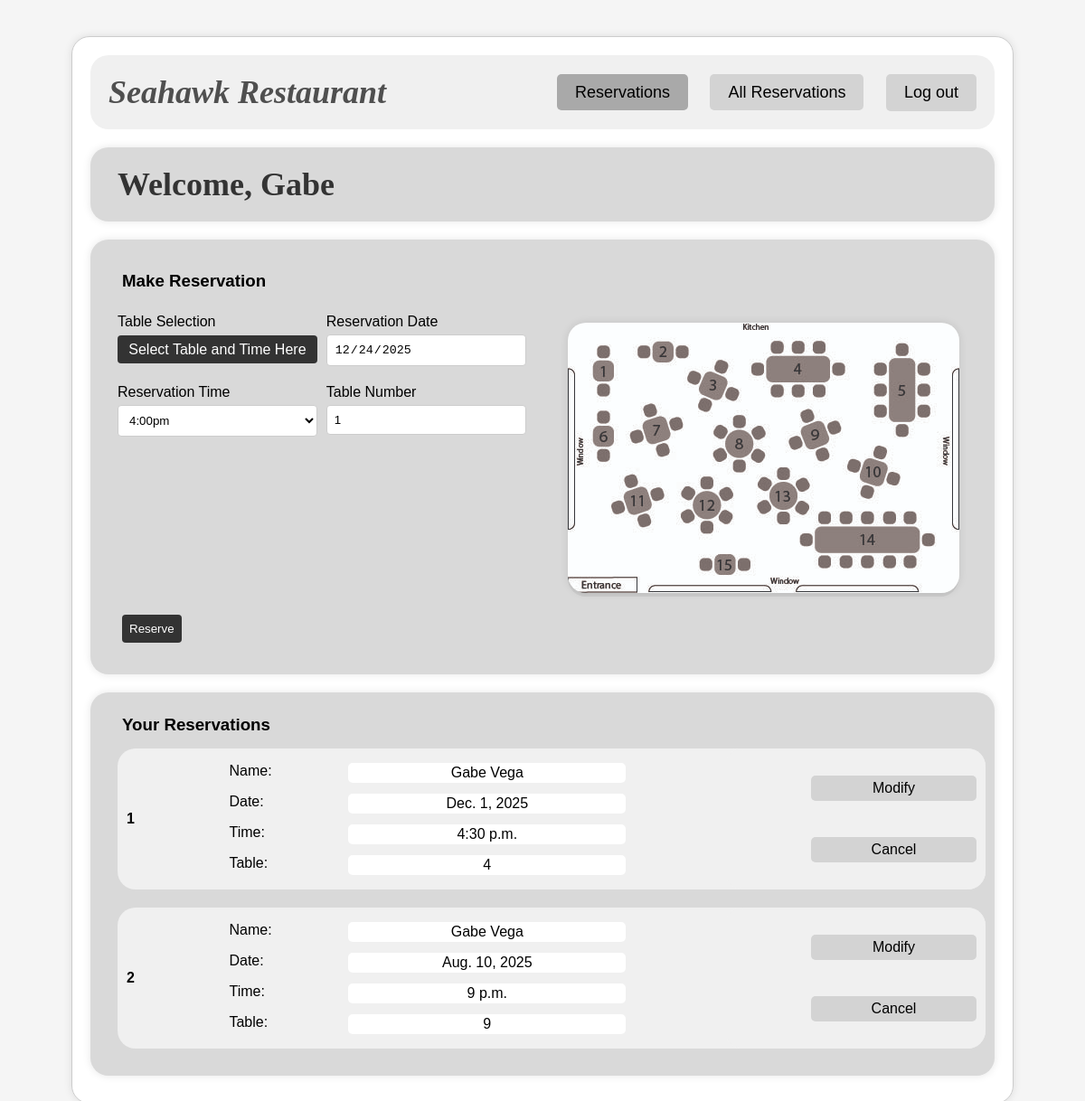
Before: /reservation/?tablenumber=1&restime=16:00:00&resdate=2025-12-24 (signed in) with the older database file.
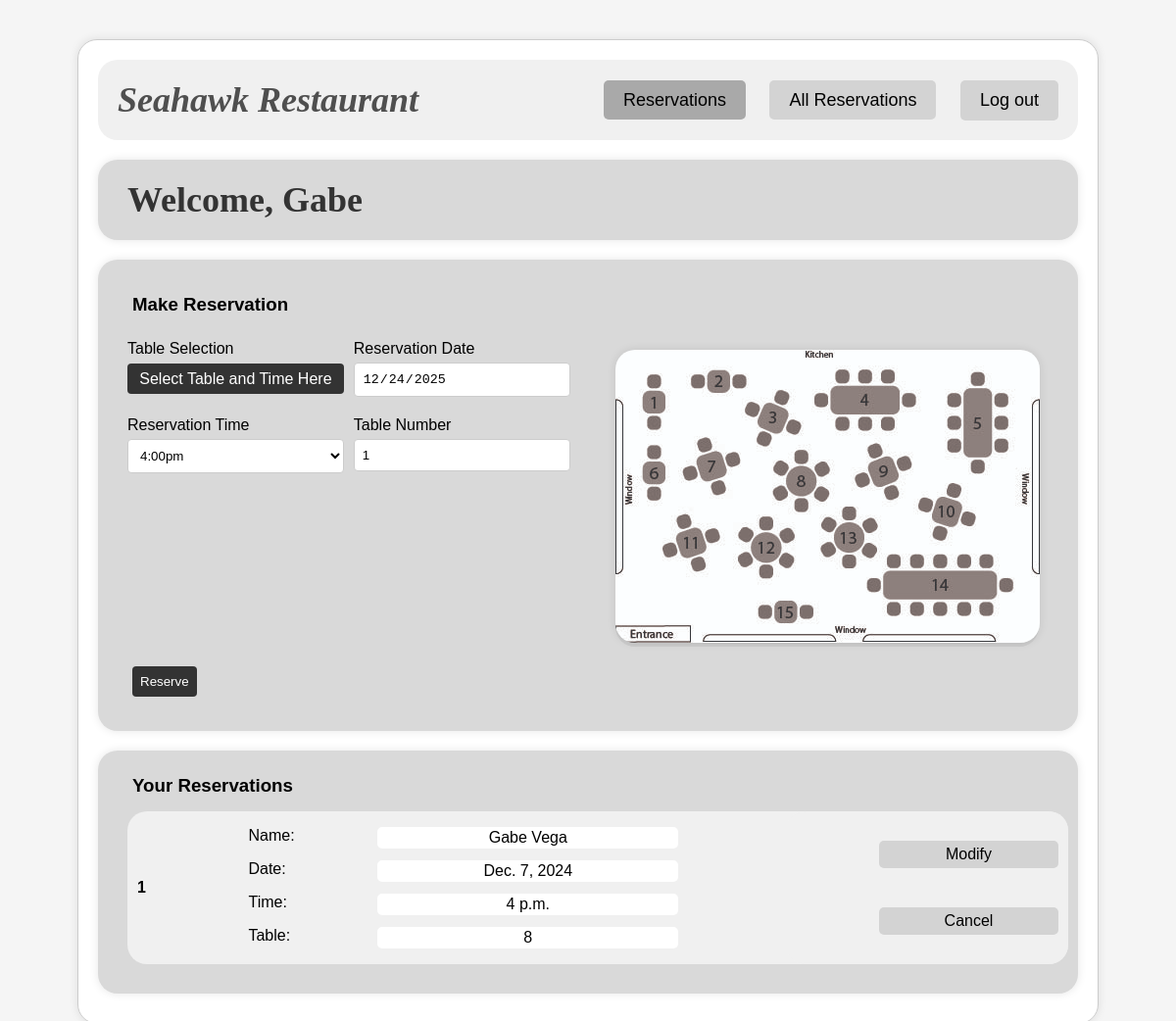
After: the same page with the newer database file.
### pages/models.py (models this page shows, shortened)
class Reservation(models.Model):
    tablenum = models.IntegerField(default=1)
    date = models.DateField(default=datetime.date.today)
    time = models.TimeField(default=datetime.time(19, 0))
    reservedBy = models.ForeignKey(User, null=True, blank=True, on_delete=models.SET_NULL)
    checked_in = models.BooleanField(default=False)  # Check-in feature added
    class Meta:
        unique_together = ('tablenum', 'date', 'time')

### pages/views.py (the view, shortened to what this page needs)
# urls.py: path('reservation/', views.reservation_page, name='reservation_page'),
def reservation_page(request):
    clearmessages(request)                               # Clear any messages
    context = {}
    today, tablenumber, restime, resdate = str(date.today()), request.GET.get('tablenumber'), request.GET.get('restime'), request.GET.get('resdate')
    loggedin, role = 'false', 'user'
    welcomename, firstname, lastname, email, phonenumber, user, reservations = None, None, None, None, None, None, None
    if request.session.has_key('username'): # If user is logged in
        user = User.objects.get(username=request.session.get('username')) # Get the user object from session 'username' field
        firstname, welcomename = user.first_name, user.first_name
        lastname = user.last_name
        email = user.email
        phonenumber = user.resuser.phonenumber
        reservations = Reservation.objects.filter(reservedBy=user)
        loggedin = 'true'
        if user.is_staff:
            role = 'employee'
    else:
        welcomename = "Guest"
    context['welcomename'], context['loggedin'], context['role'], context['reservations'], context['today'], context['tablenumber'], context['restime'], context['resdate'] = welcomename, loggedin, role, reservations, today, tablenumber, restime, resdate
    return render(request, 'pages/ReservationComponent/ReservationPage.html', context)

### pages/views.py (called while the page is built)
def clearmessages(request):
    for message in messages.get_messages(request):
        message.used = True

### pages/templates/pages/ReservationComponent/ReservationPage.html (shortened to what this page needs)
{% load static %}
<!DOCTYPE html>
<html lang="en">
<head>
    <link rel="stylesheet" href="{% static 'css/styles.css'%}">
    <link rel="stylesheet" href="{% static 'css/ReservationPage.css'%}">
</head>
<body>
    <main class="main">
        <div class="container">
            <header>
                <h1><a href="{% url 'home' %}">Seahawk Restaurant</a></h1>
                <nav>
                    <a href="{% url 'reservation_page' %}" id="currentpage">Reservations</a>
                    {% if loggedin == "true" %}
                        {% if role == "employee" %}
                            <a href="{% url 'viewall_reservations' %}">All Reservations</a>
                        {% endif %}
                        <form action="{% url 'logout' %}" method="POST" style="display:inline;">
                            <button type="submit">Log out</button>
                        </form>
                    {% else %}
                        <a href="{% url 'login_page' %}">Login</a>
                    {% endif %}
                </nav>
            </header>
            <section class="welcomeuser">
                <h2>Welcome, {{ welcomename }}</h2>
            </section>
            <section class="reservationform">
                <h3>Make Reservation</h3>
                <div class="form-body">
                    <form action="{% url 'reservation_page' %}" method="POST" id="reservation">
                            <div class="form-group">
                                <label for="table_statuses">Table Selection</label>
                                <a href="{% url 'table_statuses' %}">Select Table and Time Here</a>
                            </div>
                            <div class="form-group">
                                <label for="resdate">Reservation Date</label>
                                <input type="date" id="resdate" name="resdate" {% if resdate %} value="{{ resdate }}" {% endif %} readonly required>
                            </div>
                            <div class="form-group">
                                <label for="restime">Reservation Time</label>
                                <select id="restime" name="restime" required>
                                    <option value="16:00:00" {% if restime == "16:00:00" %} selected {% else %} disabled {% endif %}>4:00pm</option>
                                </select>
                            </div>
                            <div class="form-group">
                                <label for="tablenumber">Table Number</label>
                                <input type="text" id="tablenumber" name="tablenumber" min="1" max="10" placeholder="Select From Selection Page" {% if tablenumber %} value="{{ tablenumber }}" {% endif %} readonly>
                            </div>
                    </form>
                <div class="visual">
                    <img src="{% static 'images/table-map.jpg' %}" alt="Table Map">
                </div>
                </div>
                <button type="submit" form="reservation">Reserve</button>
            </section>
             {% if loggedin == 'true' %}
                <section class="userreservations">
                    <h3>Your Reservations</h3>
                    {% if reservations %}
                        {% for reservation in reservations %}
                        <div class="reservation">
                            <div class="result-number"><p>{{ forloop.counter }}</p></div>
                            <div class="result-text">
                                <div class="result-item"><p class="result-item-field">Name:</p><p class="result-item-content">{{reservation.reservedBy.first_name}} {{reservation.reservedBy.last_name}}</p></div>
                                <div class="result-item"><p class="result-item-field">Date:</p><p class="result-item-content">{{reservation.date}}</p></div>
                                <div class="result-item"><p class="result-item-field">Time:</p><p class="result-item-content">{{reservation.time}}</p></div>
                                <div class="result-item"><p class="result-item-field">Table:</p><p class="result-item-content">{{reservation.tablenum}}</p></div>
                            </div>
                            <div class="result-options">
                                <a href="{% url 'modify_reservation' reservation_id=reservation.id %}">Modify</a>
                                <a href="{% url 'remove_reservation' reservation_id=reservation.id %}">Cancel</a>
                            </div>
                        </div>
                        {% endfor %}
                    {% else %}
                        <div class="noreservation"><p>You currently do not have any reservations</p></div>
                    {% endif %}
                </section>
            {% endif %}
        </div>
    </main>
</body>

### pages/static/css/styles.css (style rules this page uses)
* { margin: 0; padding: 0; box-sizing: border-box; border-radius: 20px; }
body { font-family: Arial, sans-serif; background-color: #f5f5f5; background-image: url('../../../static/images/meal-platters.png'); background-attachment: fixed; background-size: cover; background-repeat: no-repeat; background-position: center; min-height: 100vh; }
.container { max-width: 1200px; margin: 0 auto; padding: 20px; background-color: #ffffff; border: 1px solid #ccc; box-shadow: 0 0 10px rgba(0, 0, 0, 0.1); border-radius: 20px; }
header { display: flex; justify-content: space-between; align-items: center; padding: 20px; background-color: #f0f0f0; }
header h1 { font-family: 'Times New Roman', serif; font-size: 36px; font-style: italic; color: #4f4f4f; text-decoration: none; }
header a { all: unset; cursor: pointer; }
nav a { all: unset; margin-left: 20px; padding: 10px 20px; background-color: #d3d3d3; color: #000; text-decoration: none; border-radius: 5px; font-size: 18px; cursor: pointer; }
nav button { all: unset; margin-left: 20px; padding: 10px 20px; background-color: #d3d3d3; color: #000; text-decoration: none; border-radius: 5px; font-size: 18px; cursor: pointer; }
nav form { all: unset; }
nav #currentpage { background-color: #a9a9a9; }
main { display: flex; justify-content: space-between; align-items: center; margin-top: 40px; }

### pages/static/css/ReservationPage.css (style rules this page uses)
.welcomeuser { display: flex; justify-content: space-between; align-items: center; padding: 20px; margin-bottom: 10px; margin-top: 20px; background-color: #D9D9D9; box-shadow: 0 0 10px rgba(0,0,0,0.1); border-radius: 20px; }
.welcomeuser h2 { font-family: 'Times New Roman', serif; font-size: 36px; color: #333; margin: 0; padding-left: 10px; text-decoration: none; }
.reservationform { background: #D9D9D9; padding: 20px; box-shadow: 0 0 10px rgba(0, 0, 0, 0.1); margin: 10px auto; text-align: left; min-width: 800px; max-width: 1000px; display: inline-block; }
.reservationform h3 { margin: 15px 15px; }
form { display: flex; flex-wrap: wrap; gap: 10px; margin-bottom: 20px; width: 50%; padding: 10px; align-self: left; }
.visual { background-color: #ccc; width: 45%; margin: 20px; }
.visual img { box-shadow: 0 0 10px rgba(0, 0, 0, 0.1); }
.form-body { display: inline-flex; justify-content: space-between; }
.form-body form { display: flex; align-content: start; }
.form-group { margin-bottom: 10px; width: 48%; }
.form-group label { display: block; margin-bottom: 5px; }
.form-group input { width: 100%; padding: 8px; border: 1px solid #ccc; border-radius: 4px; }
.form-group select { width: 100%; padding: 8px; border: 1px solid #ccc; border-radius: 4px; background-color: #fff; }
.form-group a { all: unset; padding: 7px 0px 6px 0px; background: #333; color: #fff; border-radius: 4px; cursor: pointer; display: block; font-size: medium; text-align: center; width: 100%; margin-top: 6px; }
.reservationform button { padding: 8px; background: #333; color: #fff; border: none; border-radius: 4px; cursor: pointer; margin: 0px 15px 15px 15px; display: block; }
.userreservations { background: #D9D9D9; padding: 20px; box-shadow: 0 0 10px rgba(0, 0, 0, 0.1); margin: 10px auto; text-align: left; min-width: 800px; max-width: 1000px; display: block; }
.userreservations h3 { margin: 5px 5px 5px 15px; }
.reservation { width: 100%; margin: 10px; display: inline-flex; flex-direction: row; justify-content: space-between; border-radius: 20px; background-color:#f0f0f0; border-color: #b1b1b1; }
.result-number { justify-self: center; align-self: center; padding: 10px; font-weight: bold; }
.result-text { width: 50%; justify-self: left; display: inline-flex; flex-direction: column; padding: 10px; padding-right: 25px; }
.result-item { padding: 3px 3px; margin: 3px 0px; border-radius: 5px; display: flex; flex-direction: row; }
.result-item-field { width: 30%; }
.result-item-content { width: 70%; background-color: #ffffff; border-radius: 5px; padding: 2px 5px; text-align: center; }
.result-options { display: inline-flex; flex-direction: column; width: 30%; justify-content: space-between; padding: 10px; padding-left: 75px; background-color: #f0f0f0; }
.result-options a { text-align: center; margin-top: auto; margin-bottom: auto; margin-left: 20px; padding: 5px 10px; background-color: #d3d3d3; color: #000; text-decoration: none; border-radius: 5px; font-size: 16px; }

Changed rows visible on the page:
removed Reservation: reservedBy.first_name "Gabe", reservedBy.last_name "Vega", date "Dec. 1, 2025", time "4:30 p.m.", tablenum "4"
removed Reservation: reservedBy.first_name "Gabe", reservedBy.last_name "Vega", date "Aug. 10, 2025", time "9 p.m.", tablenum "9"
added Reservation: reservedBy.first_name "Gabe", reservedBy.last_name "Vega", date "Dec. 7, 2024", time "4 p.m.", tablenum "8"
